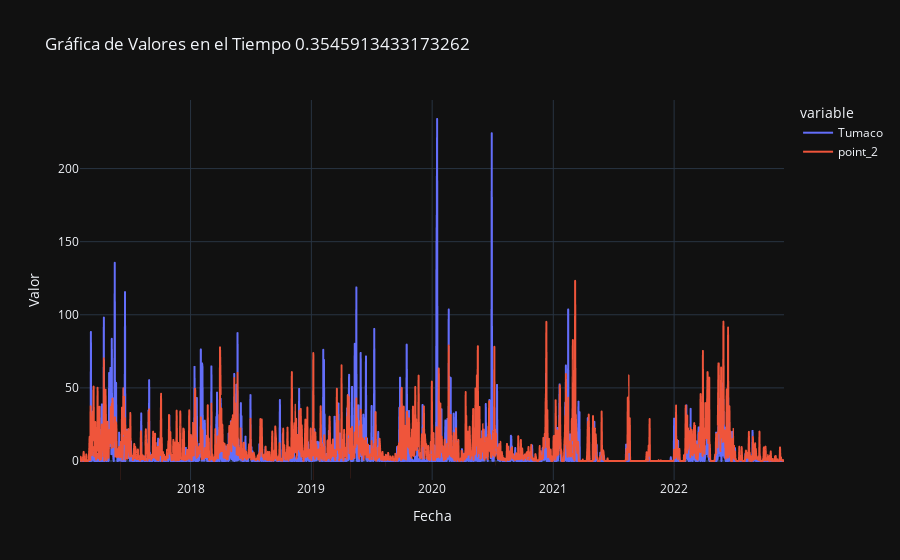

Notebook cell for this chart:
### Code cell
dataset_resample= dataset.resample('D').sum()
# Crear la gráfica en Plotly
fig = px.line(dataset_resample, title=f'Gráfica de Valores en el Tiempo {dataset['Tumaco'].corr(dataset['point_2'])}')

# Personalizar el gráfico con etiquetas y títulos
fig.update_layout(
    xaxis_title='Fecha',
    yaxis_title='Valor',
    template='plotly_dark'  # O puedes usar 'plotly' para un estilo claro
)

# Mostrar la gráfica
fig.show()
correlation = dataset_resample[red_mpomm_metadata['station']].corr(dataset_resample[msweb_metadata['name']])
correlation

### Figure 1 — Plotly figure (JSON) as saved in the notebook; plotly's stock layout.template omitted (floating-point values rounded to 4 significant figures; data arrays with more than 128 entries replaced by an {"elided": "..."} marker saying what was removed)
{"data": [{"hovertemplate": "variable=Tumaco<br>index=%{x}<br>value=%{y}<extra></extra>", "legendgroup": "Tumaco", "line": {"color": "#636efa", "dash": "solid"}, "marker": {"symbol": "circle"}, "mode": "lines", "name": "Tumaco", "showlegend": true, "type": "scattergl", "x": {"elided": "2128 str values"}, "xaxis": "x", "y": {"elided": "2128 float values"}, "yaxis": "y"}, {"hovertemplate": "variable=point_2<br>index=%{x}<br>value=%{y}<extra></extra>", "legendgroup": "point_2", "line": {"color": "#EF553B", "dash": "solid"}, "marker": {"symbol": "circle"}, "mode": "lines", "name": "point_2", "showlegend": true, "type": "scattergl", "x": {"elided": "2128 str values"}, "xaxis": "x", "y": {"elided": "2128 float values"}, "yaxis": "y"}], "layout": {"legend": {"title": {"text": "variable"}, "tracegroupgap": 0}, "title": {"text": "Gráfica de Valores en el Tiempo 0.3545913433173262"}, "xaxis": {"anchor": "y", "domain": [0, 1], "title": {"text": "Fecha"}}, "yaxis": {"anchor": "x", "domain": [0, 1], "title": {"text": "Valor"}}}}
